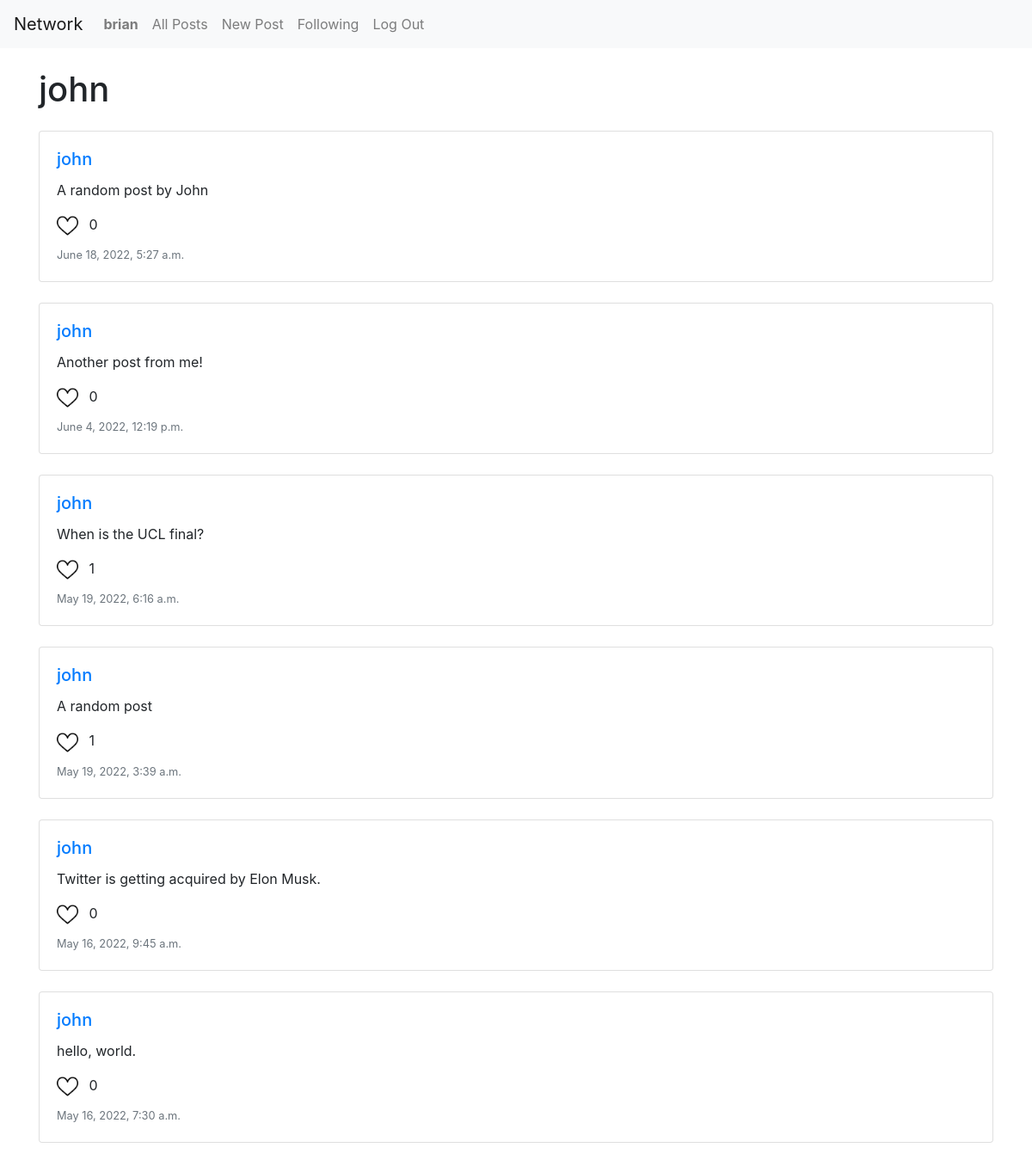
/profile/1 (signed in), run on the app's committed database.
### network/models.py (models this page shows)
class User(AbstractUser):
    pass

class Post(models.Model):
    post = models.TextField(max_length=320)
    user = models.ForeignKey(User, on_delete=models.CASCADE, related_name="post_user")
    timestamp = models.DateTimeField(auto_now_add=True)
    like = models.ManyToManyField(User, blank=True, related_name="liked_user")

### network/views.py (the view)
# urls.py: path("profile/<int:user_id>", views.profile, name="profile"),
def profile(request, user_id):
    user = User.objects.get(id=user_id)
    posts_by_user = Post.objects.filter(user_id=user_id).order_by("-timestamp")
    paginator = Paginator(posts_by_user, 10)
    page_number = request.GET.get('page')
    page_obj = paginator.get_page(page_number)
    return render(request, "network/profile.html", {
        "page_obj": page_obj,
        "user": user
    })

### network/templates/network/profile.html (shortened to what this page needs)
{% extends "network/layout.html" %}
{% load static %}
{% block body %}
    <h1 class="mb-4">{{ user }}</h1>
    {% for post in page_obj %}
      <div class="card mb-4">
        <div class="card-body">
            <h5 class="card-title"><a href="{% url 'profile' post.user.id %}">{{post.user}}</a></h5>
        <p class="card-text post" id="post-content-{{post.id}}">{{post.post}}</p>
        <div class="like mb-2">
          <img
          data-id="{{post.id}}"
          id="post-like-{{post.id}}"
          class="liked mr-2"
          style="width: 25px;"
          {% if not request.user in post.likes.all %}
            data-is_liked="no"
            src="{% static 'network/heart-white.png' %}"
          {% else %}
            data-is_liked="yes"
            src="{% static 'network/heart-red.png' %}"
          {% endif %}
          />
          <span id="post-count-{{post.id}}">{{post.like.count}}</span>
        </div>
        <p class="card-text"><small class="text-muted">{{post.timestamp}}</small></p>
        </div>
      </div>
    {% empty %}
        <p>No posts yet.</p>
    {% endfor %}
{% endblock %}

### network/templates/network/layout.html (shortened to what this page needs)
{% load static %}
<!DOCTYPE html>
<html lang="en">
    <head>
        <link rel="stylesheet" href="https://stackpath.bootstrapcdn.com/bootstrap/4.4.1/css/bootstrap.min.css">
        <link href="{% static 'network/styles.css' %}" rel="stylesheet">
    </head>
    <body>
        <nav class="navbar navbar-expand-lg navbar-light bg-light">
            <a class="navbar-brand" href="#">Network</a>
            <div>
              <ul class="navbar-nav mr-auto">
                {% if request.user.is_authenticated %}
                    <li class="nav-item">
                        <a class="nav-link" href="{% url 'profile' user.id %}"><strong>{{ request.user.username }}</strong></a>
                    </li>
                {% endif %}
                <li class="nav-item">
                  <a class="nav-link" href="{% url 'index' %}">All Posts</a>
                </li>
                {% if request.user.is_authenticated %}
                    <li class="nav-item">
                        <a class="nav-link" href="{% url 'new_post' %}">New Post</a>
                    </li>
                    <li class="nav-item">
                        <a class="nav-link" href="#">Following</a>
                    </li>
                    <li class="nav-item">
                        <a class="nav-link" href="{% url 'logout' %}">Log Out</a>
                    </li>
                {% endif %}
              </ul>
            </div>
          </nav>
        <div class="body container mt-4">
            {% block body %}
            {% endblock %}
        </div>
    </body>
</html>

### data on the page
User: user.username "brian"
User: username "john"
Post: user "john", post "A random post by John", like.count "0", timestamp "June 18, 2022, 5:27 a.m."
Post: user "john", post "Another post from me!", like.count "0", timestamp "June 4, 2022, 12:19 p.m."
Post: user "john", post "When is the UCL final?", like.count "1", timestamp "May 19, 2022, 6:16 a.m."
Post: user "john", post "A random post", like.count "1", timestamp "May 19, 2022, 3:39 a.m."
Post: user "john", post "Twitter is getting acquired by Elon Musk.", like.count "0", timestamp "May 16, 2022, 9:45 a.m."
Post: user "john", post "hello, world.", like.count "0", timestamp "May 16, 2022, 7:30 a.m."
